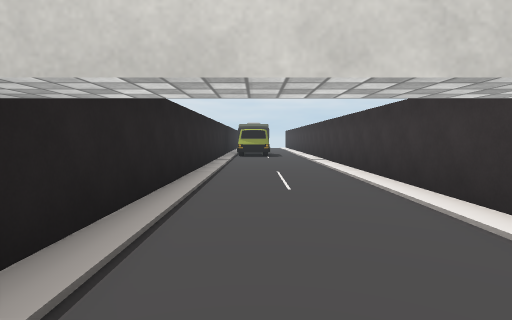
View 1 (above)

12 first-person views from a walk through a scene from a Unity 3-D project. The camera is 1.5 m above the floor, tilts 4° down and sees 80° across. The floor is counted in squares, 2 m on a side. Each view is taken from the middle of a square. On the plan, view 1 faces up. The plan holds only what a view shows up to about 10 squares ahead; the rest is blank. The place goes on beyond the plan. The player character is not drawn. Some surface patterns are stand-ins.

View 2
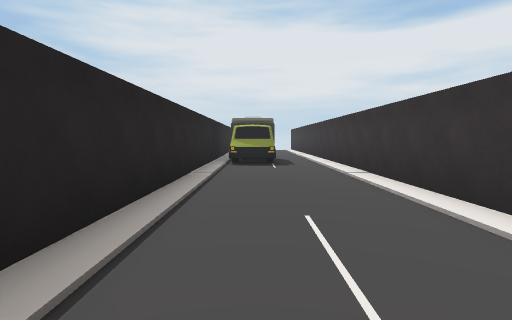

View 3
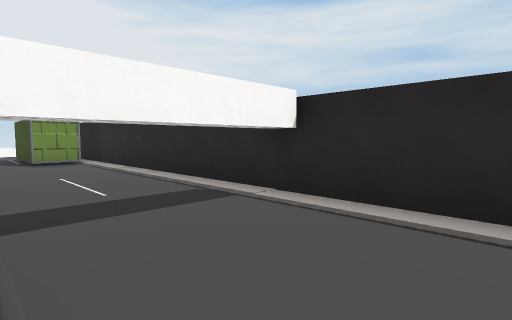

View 4
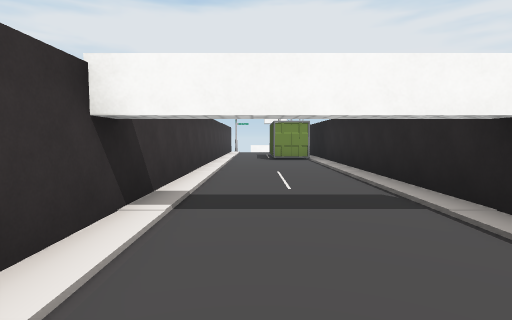

View 5
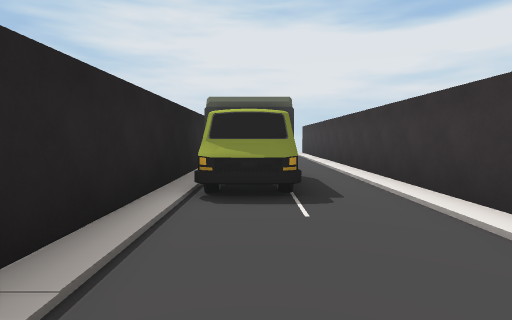

View 6
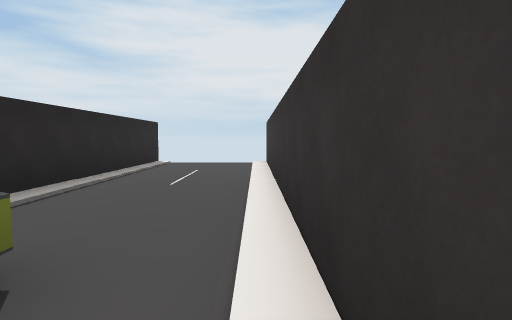

View 7
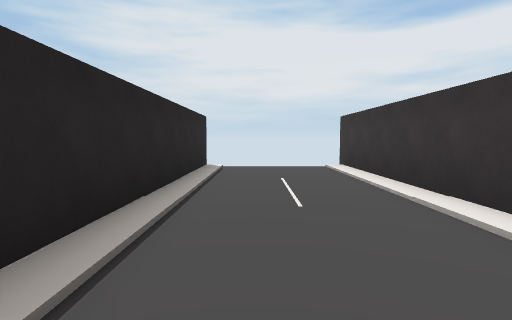

View 8
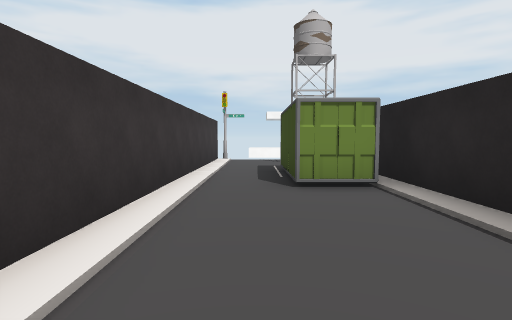

View 9
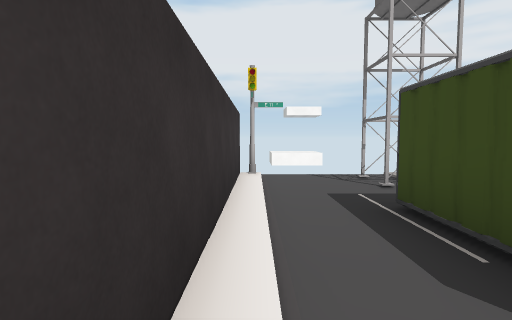

View 10
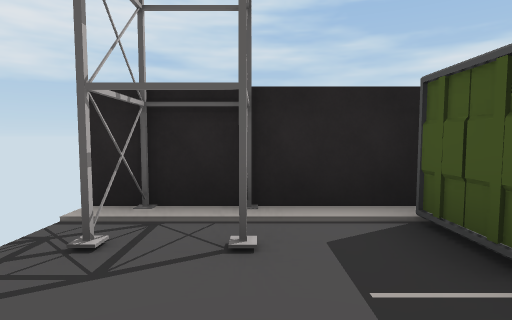

View 11
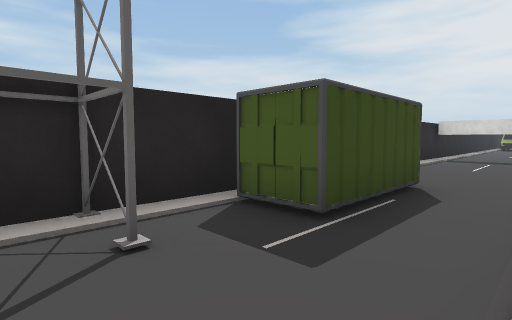

View 12
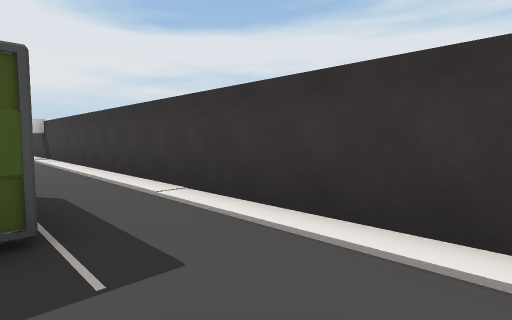

### Floor plan
Points are (right, up) in squares from view 1. A wall is a line through its corners. A room is listed if a view was taken in it or the views show most of it. See-through windows are left out.
Room 1 (views 1, 2, 3, 4, 5, 6, 7, 8)
walls: (2.4, -5.4) (2.4, 24.6); (-1.4, 24.6) (-1.4, -7.4)
ways out: opening at (1.5, -6.5) to room 2
objects: truck (0, 13) to (0, 14)
Room 2 (views 9, 10, 11, 12)
walls: (2.4, -12.4) (2.4, -5.4); (-1.4, -7.4) (-1.4, -12.9)
ways out: opening at (1.5, -6.5) to room 1; gap at (-1, -13)
objects: tower (-1, -11); container (0, -9); other object (2, -13)

Positions as (right, up) in squares from view 1, and headings:
1: (0, 0), facing up
2: (0, 4), facing up
3: (2, 4), facing down-left
4: (1, 4), facing down
5: (0, 9), facing up
6: (2, 14), facing up
7: (0, 16), facing up
8: (1, -2), facing down
9: (2, -6), facing down
10: (2, -11), facing left
11: (2, -12), facing up-left
12: (0, -12), facing up-right
